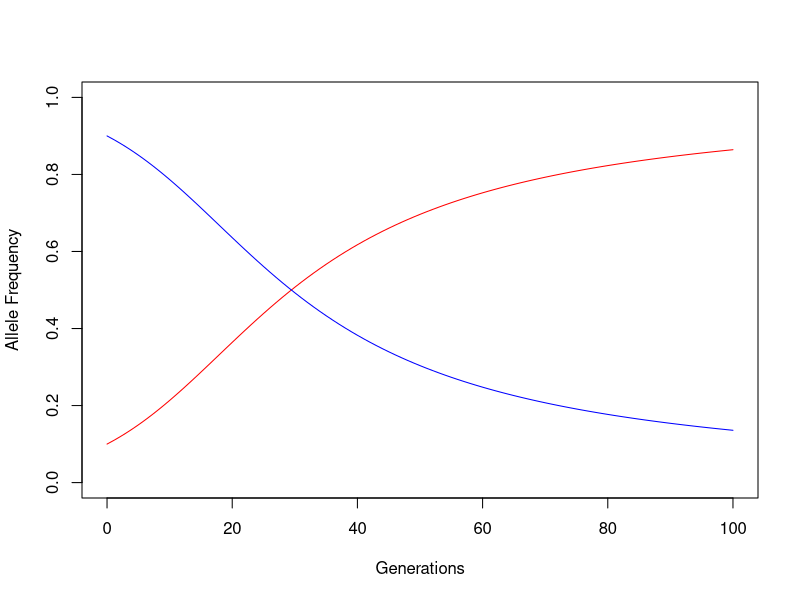
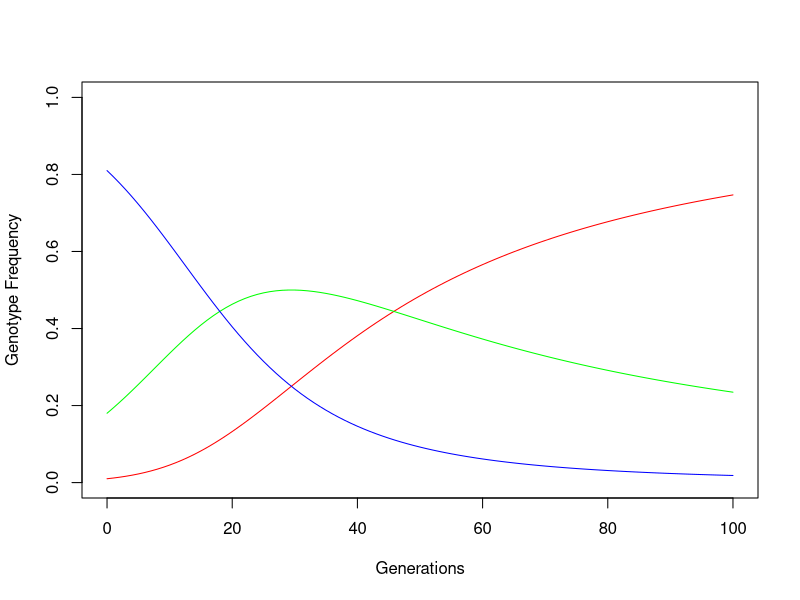
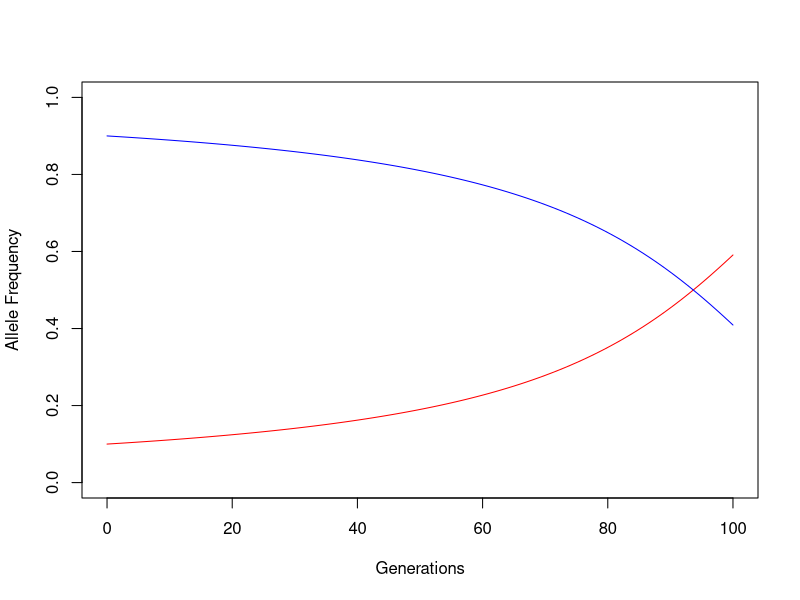
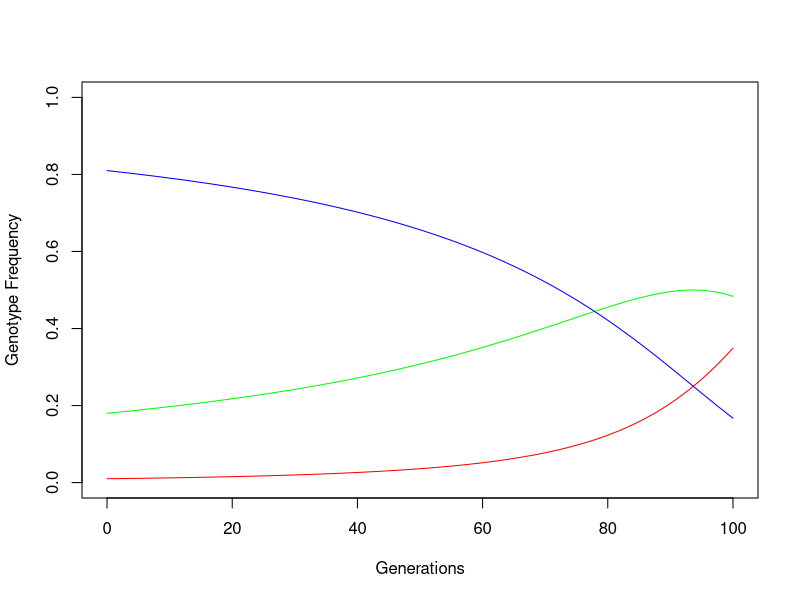

Here is the R script that generated these plots, in order:
## ---- chunk 1
options(scipen=10)
## ---- chunk 2
number_of_generations = 100 #how many generations do you want the simulation to run?

#relative fitnesses
##here we are setting the relative fitnesses of each of the genotypes, and now we are incorporating s and h.
s = 0.1 #set s, the selection coefficient (difference in relative fitnesses of homozygotes)
h = 0 #set h, the dominance coefficient

fitness_aa = 1 #stays 1, see the table in the text
fitness_ab = 1-s*h
fitness_bb = 1-s

#Starting frequencies of alleles and genotypes
freq_a = 0.1
 
freq_b = 1 - freq_a
freq_aa = freq_a^2
freq_ab = 2 * freq_a * freq_b
freq_bb = freq_b^2
 
#create dataframes for allele and genotype frequencies:
genotypes = data.frame(t = 0, cbind(freq_aa, freq_ab, freq_bb))
alleles_frequency = data.frame(t = 0, cbind(freq_a, freq_b))
 
#Now we will simulate over each subsequent generation. 
for (t in 1 : number_of_generations) {
 
    x_freq_a = freq_aa + 0.5 * freq_ab #get starting freq. of a allele
    x_freq_b = freq_bb + 0.5 * freq_ab #and b allele. Need to redo this for each generation as selection changes allele frequencies.
 
    x_freq_aa = freq_aa * fitness_aa #here you calculate the frequency of a genotype multiplied by its relative fitness, which we need for each genotype to calculate wbar, the mean fitness of the population of zygotes (equation 10.22)
    x_freq_ab = freq_ab * fitness_ab
    x_freq_bb = freq_bb * fitness_bb
     
    wbar = x_freq_aa + x_freq_ab + x_freq_bb #here we add those together as in eq. 10.22 to get wbar
     
    freq_a = ((freq_aa*fitness_aa)+(freq_a*freq_b*fitness_ab))/wbar #see equation 10.26
    freq_b = 1 - freq_a #to get the freq. of the other allele, 1-p
    
    #recalculate genotype frequencies in next generation:
    freq_aa = freq_a^2
    freq_ab = 2 * freq_a * freq_b
    freq_bb = freq_b^2
      
    #add information to table
    genotypes = rbind(genotypes, data.frame(t, cbind(freq_aa, freq_ab, freq_bb)))
    alleles_frequency = rbind(alleles_frequency, data.frame(t, cbind(freq_a, freq_b)))
}
## ---- chunk 3
fitness_aa #=1
fitness_ab #=1-s*h
fitness_bb #=1-s
## ---- chunk 4
plot(alleles_frequency$t, alleles_frequency$freq_a,type="l",col="red", xlab="Generations", ylab="Allele Frequency", ylim = c(0,1)) 
lines(alleles_frequency$t, alleles_frequency$freq_b,type="l",col="blue")

plot(genotypes$t, genotypes$freq_aa,type="l",col="red", xlab="Generations", ylab="Genotype Frequency", ylim = c(0,1))
lines(genotypes$t, genotypes$freq_ab,type="l",col="green")
lines(genotypes$t, genotypes$freq_bb,type="l",col="blue")
## ---- chunk 5
number_of_generations = 100 #how many generations do you want the simulation to run?

#relative fitnesses
##here we are setting the relative fitnesses of each of the genotypes, and now we are incorporating s and h.
s = 0.1 #set s, the selection coefficient (difference in relative fitnesses of homozygotes)
h = 1 #set h, the dominance coefficient

fitness_aa = 1 #stays 1, see the table in the text
fitness_ab = 1-s*h
fitness_bb = 1-s

#Starting frequencies of alleles and genotypes
freq_a = 0.1
 
freq_b = 1 - freq_a
freq_aa = freq_a^2
freq_ab = 2 * freq_a * freq_b
freq_bb = freq_b^2
 
#create dataframes for allele and genotype frequencies:
genotypes = data.frame(t = 0, cbind(freq_aa, freq_ab, freq_bb))
alleles_frequency = data.frame(t = 0, cbind(freq_a, freq_b))
 
#Now we will simulate over each subsequent generation. 
for (t in 1 : number_of_generations) {
 
    x_freq_a = freq_aa + 0.5 * freq_ab #get starting freq. of a allele
    x_freq_b = freq_bb + 0.5 * freq_ab #and b allele. Need to redo this for each generation as selection changes allele frequencies.
 
    x_freq_aa = freq_aa * fitness_aa #here you calculate the frequency of a genotype multiplied by its relative fitness, which we need for each genotype to calculate wbar, the mean fitness of the population of zygotes (equation 10.22)
    x_freq_ab = freq_ab * fitness_ab
    x_freq_bb = freq_bb * fitness_bb
     
    wbar = x_freq_aa + x_freq_ab + x_freq_bb #here we add those together as in eq. 10.22 to get wbar
     
    freq_a = ((freq_aa*fitness_aa)+(freq_a*freq_b*fitness_ab))/wbar #see equation 10.26
    freq_b = 1 - freq_a #to get the freq. of the other allele, 1-p
    
    #recalculate genotype frequencies in next generation:
    freq_aa = freq_a^2
    freq_ab = 2 * freq_a * freq_b
    freq_bb = freq_b^2
      
    #add information to table
    genotypes = rbind(genotypes, data.frame(t, cbind(freq_aa, freq_ab, freq_bb)))
    alleles_frequency = rbind(alleles_frequency, data.frame(t, cbind(freq_a, freq_b)))
}

plot(alleles_frequency$t, alleles_frequency$freq_a,type="l",col="red", xlab="Generations", ylab="Allele Frequency", ylim = c(0,1)) 
lines(alleles_frequency$t, alleles_frequency$freq_b,type="l",col="blue")

plot(genotypes$t, genotypes$freq_aa,type="l",col="red", xlab="Generations", ylab="Genotype Frequency", ylim = c(0,1))
lines(genotypes$t, genotypes$freq_ab,type="l",col="green")
lines(genotypes$t, genotypes$freq_bb,type="l",col="blue")
